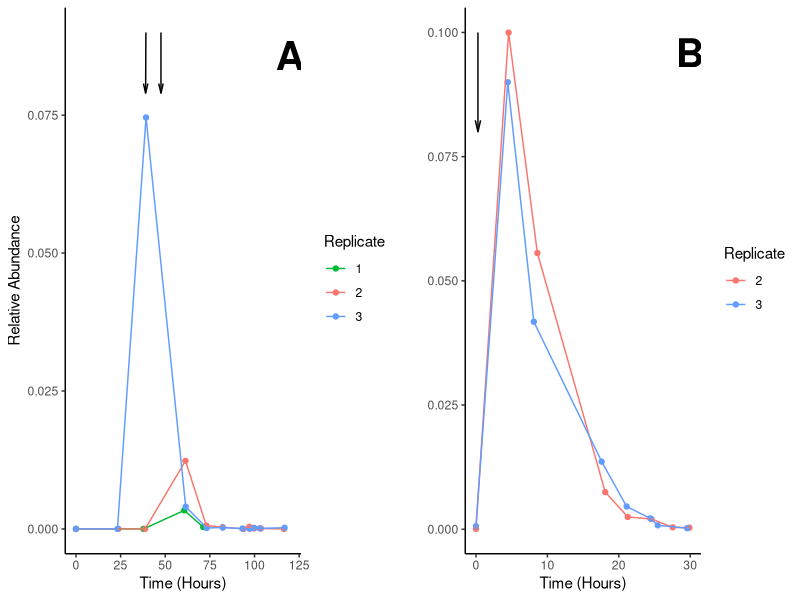

This figure's R source:
## Figures of Spirulina DNA reads.
library(ggplot2)
library(ggtext)
library(grid)
library(gridExtra)

# Load Data
spir_diff <- read.csv(file = "Spirulina_diff.csv", sep = ",", header = TRUE)
spir_diff$Replicate <- as.character(spir_diff$Replicate)

# Graphs
my.colors <- c("1" = "#00BA38", "2" = "#F8766D", "3" = "#619CFF")

##########
# Oct 21 #
##########

# Open Arrow, lines
allyl <- ggplot() + geom_point(data = spir_diff[spir_diff$Experiment == "A",], 
                      aes(x=Time, y=Proportion, color = Replicate)) + 
  geom_line(data = spir_diff[spir_diff$Experiment == "A",], 
            aes(x=Time, y=Proportion, color = Replicate)) +
  geom_segment(aes(x = 39.16, y = 0.090, xend = 39, yend = 0.079), color="black", 
               arrow = arrow(angle = 13, length = unit(0.25, "cm"))) + #two capsules
  geom_segment(aes(x = 47.6, y = 0.090, xend = 47.6, yend = 0.079), color="black", 
               arrow = arrow(angle = 13, length = unit(0.25, "cm"))) + #ten capsules
  scale_color_manual(values = my.colors) +
  ggplot2::annotate(geom = "richtext", label = "<b>A</b>", x = 120, y = 0.085, size = 10, 
                    fill = NA, label.color = NA) + ylab("Relative Abundance") + xlab("Time (Hours)") + 
  ylim(0,0.09) + theme_classic()



##########
# Nov 21 #
##########

almeoh <- ggplot() + geom_point(data = spir_diff[spir_diff$Experiment == "M",], 
                      aes(x=Time, y=Proportion, color = Replicate)) + 
  geom_line(data = spir_diff[spir_diff$Experiment == "M",], 
             aes(x=Time, y=Proportion, color = Replicate)) +
  geom_segment(aes(x = 0.275, y = 0.1, xend = 0.275, yend = 0.080), color="black",                                                                                       
               arrow = arrow(angle = 13, length = unit(0.3, "cm")))+
  ggplot2::annotate(geom = "richtext", label = "<b>B</b>", x = 30, y = 0.095, size = 10, 
                    fill = NA, label.color = NA) + ylab("Relative Abundance") + xlab("Time (Hours)") + 
  scale_color_manual(values = my.colors) +
  theme(title = element_text(color = "black"),axis.title.x = element_text(color = "black"), 
        axis.title.y = element_text(color = "white"), plot.background = element_rect(color = "white"),
        panel.background = element_blank(), panel.grid.major = element_blank(), 
        panel.grid.minor = element_blank(), legend.background = element_rect(color = "white"),
        axis.line = element_line(colour = "black"), 
        legend.key = element_rect(colour = "transparent", fill = "white"))

##########

grid.arrange(allyl, almeoh, nrow = 1, ncol = 2)
